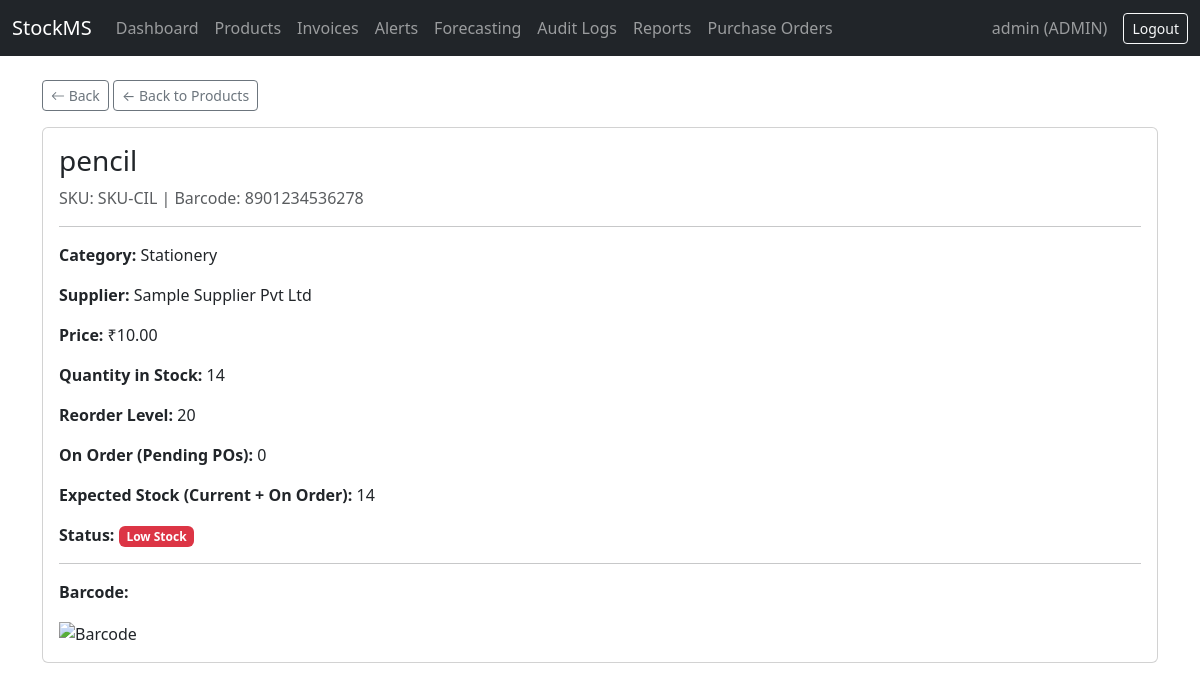
Page /products/6/ (signed in) on the earlier database version.
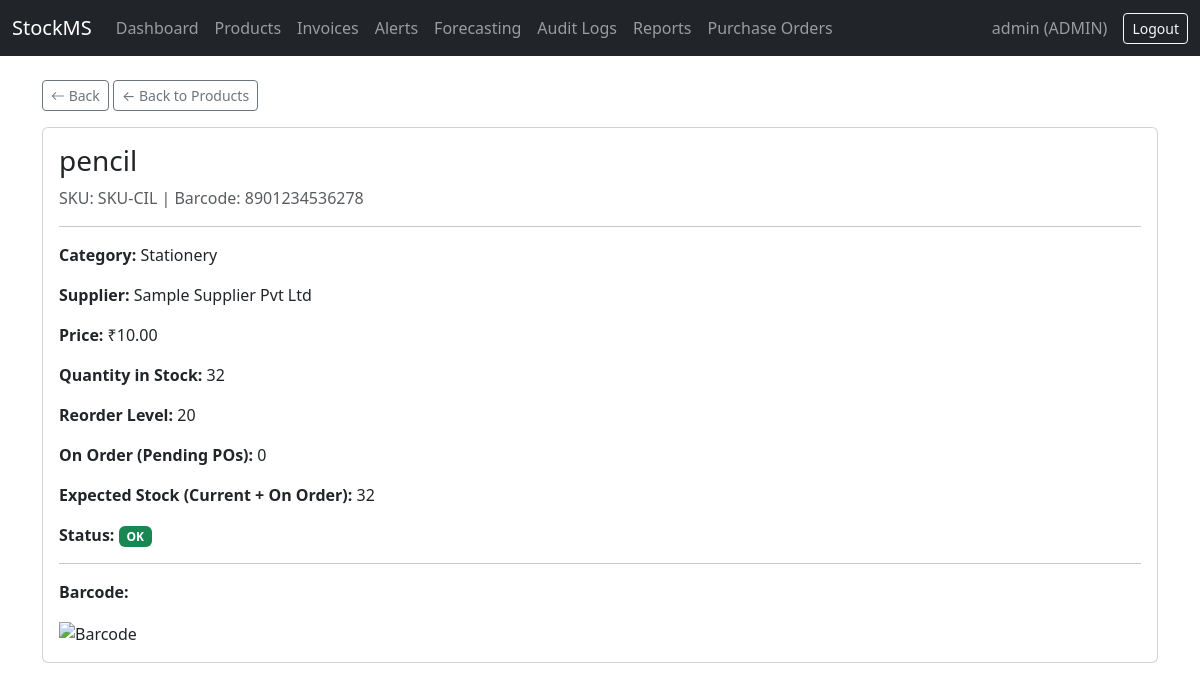
Same page on the later database version.
### inventory/models.py (models this page shows, shortened)
class Product(models.Model):
    name = models.CharField(max_length=200)
    sku = models.CharField(max_length=50, unique=True)
    barcode = models.CharField(max_length=100, unique=True, blank=True, null=True)
    category = models.ForeignKey(Category, on_delete=models.SET_NULL, null=True, related_name='products')
    supplier = models.ForeignKey(Supplier, on_delete=models.SET_NULL, null=True, related_name='products')
    price = models.DecimalField(max_digits=10, decimal_places=2)
    quantity = models.PositiveIntegerField(default=0)
    reorder_level = models.PositiveIntegerField(default=10)
    max_stock_level = models.PositiveIntegerField(default=100)
    created_at = models.DateTimeField(auto_now_add=True)
    updated_at = models.DateTimeField(auto_now=True)
    @property
    def is_low_stock(self):
        return self.quantity <= self.reorder_level
    @property
    def quantity_on_order(self):
        from django.db.models import Sum
        total = self.purchase_order_items.filter(
            purchase_order__status='PENDING'
        ).aggregate(Sum('quantity_ordered'))['quantity_ordered__sum']
        return total or 0
    @property
    def expected_stock(self):
        return self.quantity + self.quantity_on_order

class Category(models.Model):
    name = models.CharField(max_length=100, unique=True)
    description = models.TextField(blank=True)
    class Meta:
        verbose_name_plural = "Categories"
    def __str__(self):
        return self.name

class Supplier(models.Model):
    name = models.CharField(max_length=200)
    contact_person = models.CharField(max_length=100, blank=True)
    phone = models.CharField(max_length=20, blank=True)
    email = models.EmailField(blank=True)
    address = models.TextField(blank=True)
    gst_number = models.CharField(max_length=20, blank=True)
    def __str__(self):
        return self.name

### inventory/views.py (the view)
# urls.py: path('<int:pk>/', views.product_detail, name='product_detail'),
@login_required
def product_detail(request, pk):
    product = get_object_or_404(Product, pk=pk)
    return render(request, 'inventory/product_detail.html', {'product': product})

### inventory/templates/inventory/product_detail.html (shortened to what this page needs)
{% extends 'base.html' %}
{% block content %}
<a href="{% url 'product_list' %}" class="btn btn-sm btn-outline-secondary mb-3">← Back to Products</a>
<div class="card">
    <div class="card-body">
        <h3 class="card-title">{{ product.name }}</h3>
        <p class="text-muted">SKU: {{ product.sku }} {% if product.barcode %}| Barcode: {{ product.barcode }}{% endif %}</p>
        <hr>
        <p><strong>Category:</strong> {{ product.category|default:"—" }}</p>
        <p><strong>Supplier:</strong> {{ product.supplier|default:"—" }}</p>
        <p><strong>Price:</strong> ₹{{ product.price }}</p>
        <p><strong>Quantity in Stock:</strong> {{ product.quantity }}</p>
        <p><strong>Reorder Level:</strong> {{ product.reorder_level }}</p>
        <p><strong>On Order (Pending POs):</strong> {{ product.quantity_on_order }}</p>
        <p><strong>Expected Stock (Current + On Order):</strong> {{ product.expected_stock }}</p>
        <p><strong>Status:</strong>
            {% if product.is_low_stock %}
                <span class="badge bg-danger">Low Stock</span>
            {% else %}
                <span class="badge bg-success">OK</span>
            {% endif %}
        </p>
        {% if product.barcode %}
        <hr>
        <p><strong>Barcode:</strong></p>
        <img src="{% url 'barcode_image' product.pk %}" alt="Barcode">
        {% else %}
            <p class="text-muted mt-3">No barcode assigned to this product.</p>
        {% endif %}
    </div>
</div>
{% endblock %}

Differences in the rows shown:
changed Product "pencil": quantity "14" → "32"; expected_stock "14" → "32"
Other differences:
text no longer shown: "Low Stock"
text now shown: "OK"
